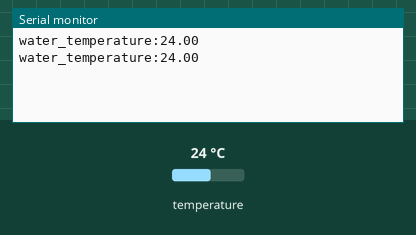
Recording of a sketch running on a simulated Arduino Uno, built with avr-gcc and run on an emulated ATmega328P. Shown: the last lines printed to the serial monitor. Inputs (shaded band) come from the test bench; at power-on: temperature 24 °C.

Above: at 3.5 s.
3.6 s: temperature set to 12 °C
At 4.2 s:
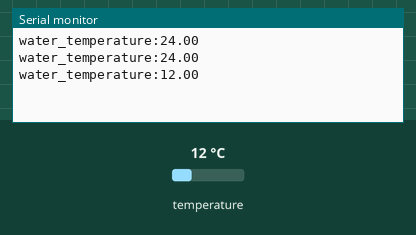
5.1 s: temperature set to 19 °C
At 6.6 s:
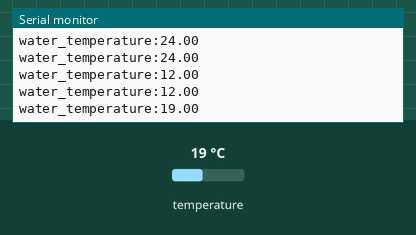
Timing chart, 0 to 8.1 s (numbered marks = the images above; inputs shaded):
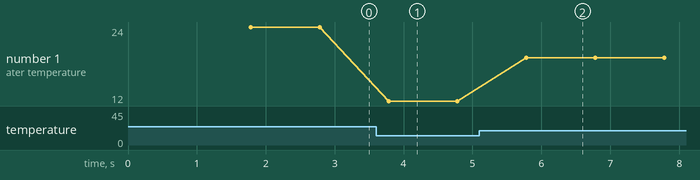

Measured:
- after the input at 3.6 s, the serial monitor: prints a new line after 0.18 s (image 1)
- after the input at 5.1 s, the serial monitor: prints a new line after 0.68 s (image 2)
- plotted number 1: 24 → 12 after the input at 3.6 s, 12 → 19 after the input at 5.1 s

The sketch:

DS18B20.ino
```cpp
#include <EEPROM.h>
#include <OneWire.h>
#include <DallasTemperature.h>

float temperature;

#define ONE_WIRE_BUS 10
OneWire oneWire(ONE_WIRE_BUS);
DallasTemperature water_probe(&oneWire);


void setup()
{
  Serial.begin(115200);
  water_probe.begin();

}

void loop()
{
    static unsigned long timepoint = millis();
    if(millis()-timepoint>1000U)  //time interval: 1s
    {
      timepoint = millis();
      temperature = readTemperature();          // read your temperature sensor to execute temperature compensation
      Serial.print("water_temperature:");
      Serial.println(temperature,2);
    }
}

float readTemperature()
{
  water_probe.requestTemperatures();  // Send command to get temperature readings

  float temperatureC = water_probe.getTempCByIndex(0);  // Read temperature in Celsius

  // Check if the sensor is connected
  if (temperatureC == DEVICE_DISCONNECTED_C) {
    Serial.println("Error: DS18B20 not detected!");
    return 25;
  } else {
    return temperatureC;
  }

  }
```
